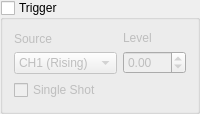
           <widget class="QGroupBox" name="triggerGroup">
            <property name="enabled">
             <bool>true</bool>
            </property>
            <property name="title">
             <string>Trigger</string>
            </property>
            <property name="checkable">
             <bool>true</bool>
            </property>
            <property name="checked">
             <bool>false</bool>
            </property>
            <layout class="QVBoxLayout" name="verticalLayout_14">
             <item>
              <layout class="QHBoxLayout" name="horizontalLayout_11">
               <item>
                <layout class="QVBoxLayout" name="verticalLayout_27">
                 <item>
                  <widget class="QLabel" name="label_5">
                   <property name="text">
                    <string>Source</string>
                   </property>
                  </widget>
                 </item>
                 <item>
                  <widget class="QComboBox" name="triggerChannelSelect">
                   <item>
                    <property name="text">
                     <string>CH1 (Rising)</string>
                    </property>
                   </item>
                   <item>
                    <property name="text">
                     <string>CH1 (Falling)</string>
                    </property>
                   </item>
                   <item>
                    <property name="text">
                     <string>CH2 (Rising)</string>
                    </property>
                   </item>
                   <item>
                    <property name="text">
                     <string>CH2 (Falling)</string>
                    </property>
                   </item>
                  </widget>
                 </item>
                </layout>
               </item>
               <item>
                <layout class="QVBoxLayout" name="verticalLayout_26">
                 <item>
                  <widget class="QLabel" name="label_6">
                   <property name="text">
                    <string>Level</string>
                   </property>
                  </widget>
                 </item>
                 <item>
                  <widget class="QDoubleSpinBox" name="triggerLevelValue">
                   <property name="minimum">
                    <double>-20.000000000000000</double>
                   </property>
                   <property name="maximum">
                    <double>20.000000000000000</double>
                   </property>
                   <property name="singleStep">
                    <double>0.100000000000000</double>
                   </property>
                  </widget>
                 </item>
                </layout>
               </item>
              </layout>
             </item>
             <item>
              <widget class="QCheckBox" name="singleShotCheckBox">
               <property name="text">
                <string>Single Shot</string>
               </property>
              </widget>
             </item>
            </layout>
           </widget>
